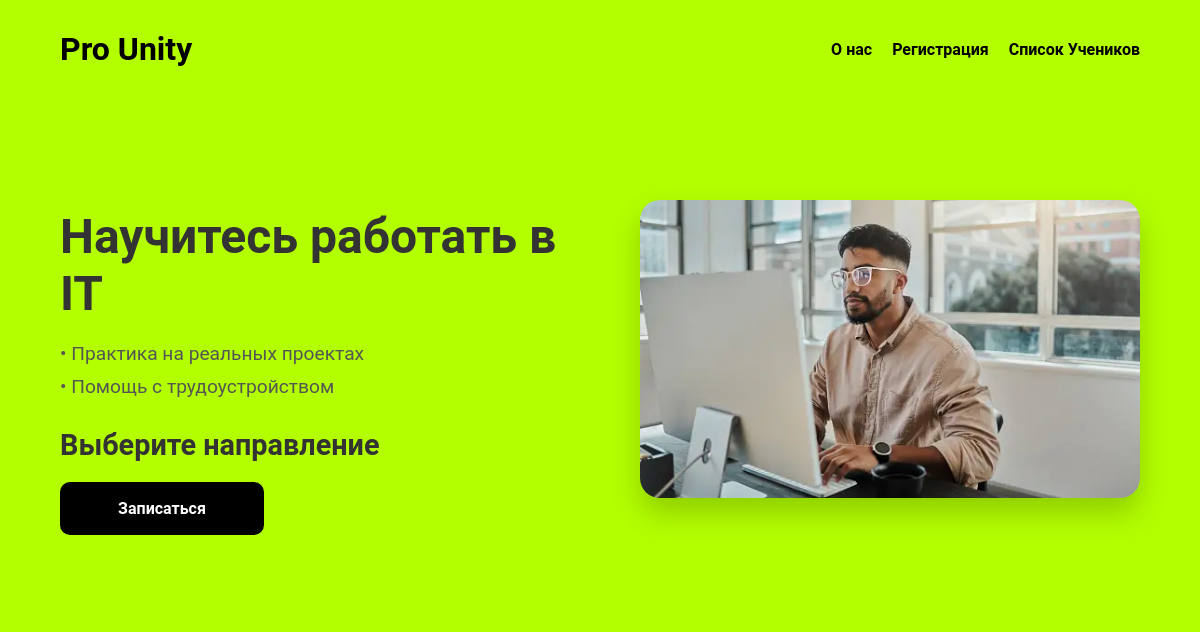
The app's page /, older data.
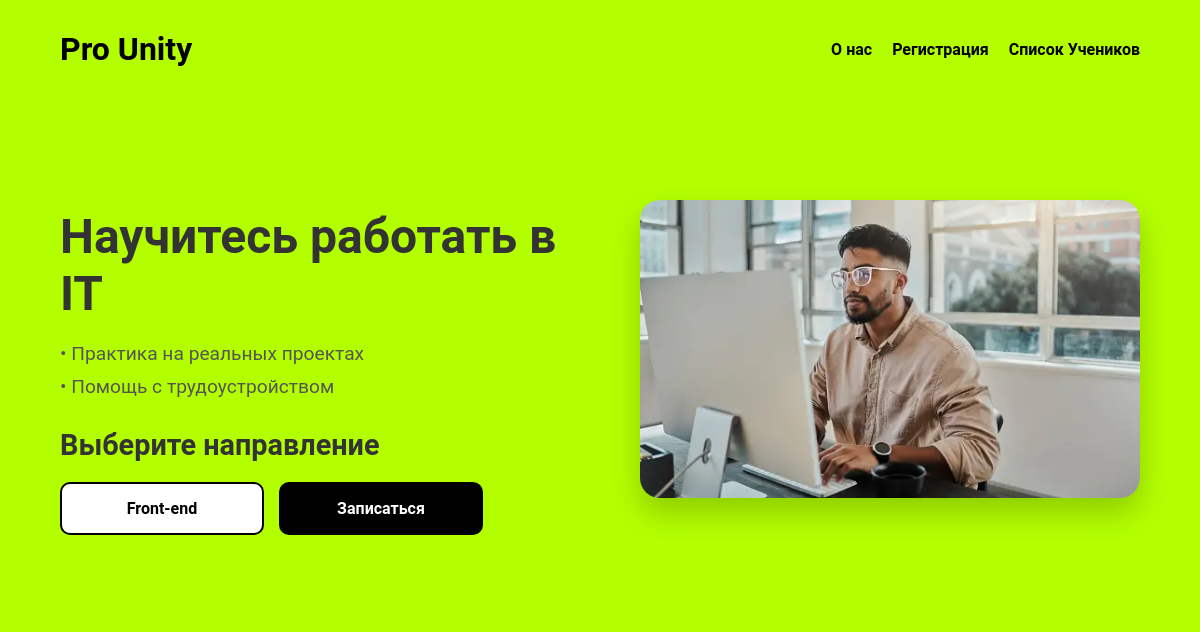
The same page, newer data.
### app/models.py (models this page shows, shortened)
class Category(models.Model):
    title = models.CharField(max_length=255)
    slug = models.SlugField(unique=True)
    def get_absolute_url(self):
        return reverse('category_detail_url',kwargs={'slug':self.slug})

### app/views.py (the view)
# urls.py: path('', index, name='index'),
def index(request):
    course = Course.objects.all()
    category = Category.objects.all()
    return render(request,'index.html' ,{'course':course,'category':category})

### app/templates/index.html (shortened to what this page needs)
{% extends 'base.html' %}
{% load static %}
    {% block css %} <link rel="stylesheet" href="{% static 'index.css' %}">{% endblock %}
        {% block register %}
        <main>
            <section class="hero">
                <div class="container">
                    <div class="hero-text">
                        <h2>Научитесь работать в IT</h2>
                        <p>• Практика на реальных проектах</p>
                        <p>• Помощь с трудоустройством</p>
                        <h3>Выберите направление</h3>
                        <div class="directions">
                        {% for item in category %}
                            <a href="{{item.get_absolute_url}}" class="direction-btn">{{item.title}}</a>
                        {% endfor %}
                            <a href="{% url 'register' %}" class="direction-btn all-courses">Записаться</a>
                        </div>
                    </div>
                    <div class="hero-image">
                        <img src="{% static 'img/img.webp' %}" alt="Student">
                    </div>
                </div>
            </section>
        </main>
        {% endblock %}

### app/templates/base.html (shortened to what this page needs)
{% load static %}
<!DOCTYPE html>
<html lang="ru">
<head>
    <link rel="stylesheet" href="{% static 'base.css' %}">
    {% block css %} {% endblock %}
</head>
<body>
    <header>
        <div class="container">
            <h1><a style="text-decoration: none; color: black;" href="{% url 'index' %}">Pro Unity</a></h1>
            <nav>
                <ul>
                    <li><a href="#">О нас</a></li>
                    <li><a href="{% url 'register' %}">Регистрация</a></li>
                    <li><a href="{% url 'view_data' %}">Список Учеников</a></li>
                </ul>
            </nav>
        </div>
    </header>
    {% block register %}
    {% endblock %}
</body>
</html>

### static/base.css (style rules this page uses)
body { font-family: 'Roboto', sans-serif; margin: 0; padding: 0; background-color: #b3ff00; }
.container { width: 90%; margin: 0 auto; display: flex; justify-content: space-between; align-items: center; padding: 10px 0; }
header { background-color: #b3ff00; padding: 20px 0; box-shadow: 0 4px 10px rgba(0, 0, 0, 0.1); }
header h1 { font-size: 2em; margin: 0; font-weight: bold; color: #333; }
nav ul { list-style: none; display: flex; gap: 20px; margin: 0; padding: 0; }
nav ul li { display: inline; }
nav ul li a { text-decoration: none; color: #000; font-weight: bold; transition: color 0.3s; }

### static/index.css (style rules this page uses)
body { font-family: 'Roboto', sans-serif; margin: 0; padding: 0; background-color: #b3ff00; }
.container { width: 90%; margin: 0 auto; display: flex; justify-content: space-between; align-items: center; padding: 10px 0; }
header { background-color: #b3ff00; padding: 20px 0; box-shadow: 0 4px 10px rgba(0, 0, 0, 0.1); }
header h1 { font-size: 2em; margin: 0; font-weight: bold; color: #333; }
nav ul { list-style: none; display: flex; gap: 20px; margin: 0; padding: 0; }
nav ul li { display: inline; }
nav ul li a { text-decoration: none; color: #000; font-weight: bold; transition: color 0.3s; }
.hero { display: flex; align-items: center; background-color: #b3ff00; padding: 60px 0; }
.hero-text { max-width: 50%; padding-right: 20px; }
.hero-text h2 { font-size: 3em; color: #333; margin-bottom: 20px; }
.hero-text p { font-size: 1.2em; color: #555; margin: 10px 0; }
.hero-text h3 { font-size: 1.8em; color: #333; margin: 30px 0 20px; }
.directions { display: flex; flex-wrap: wrap; gap: 15px; }
.direction-btn { padding: 15px 25px; background-color: #fff; border: 2px solid #000; color: #000; text-decoration: none; font-weight: bold; border-radius: 10px; transition: background-color 0.3s, color 0.3s; display: flex; align-items: center; justify-content: center; min-width: 150px; }
.all-courses { background-color: #000; color: #fff; }
.hero-image img { width: 100%; max-width: 500px; border-radius: 20px; box-shadow: 0 15px 30px rgba(0, 0, 0, 0.2); transition: transform 0.3s, box-shadow 0.3s; }

Row changes from the older to the newer data that the page shows:
added Category: title "Front-end"
